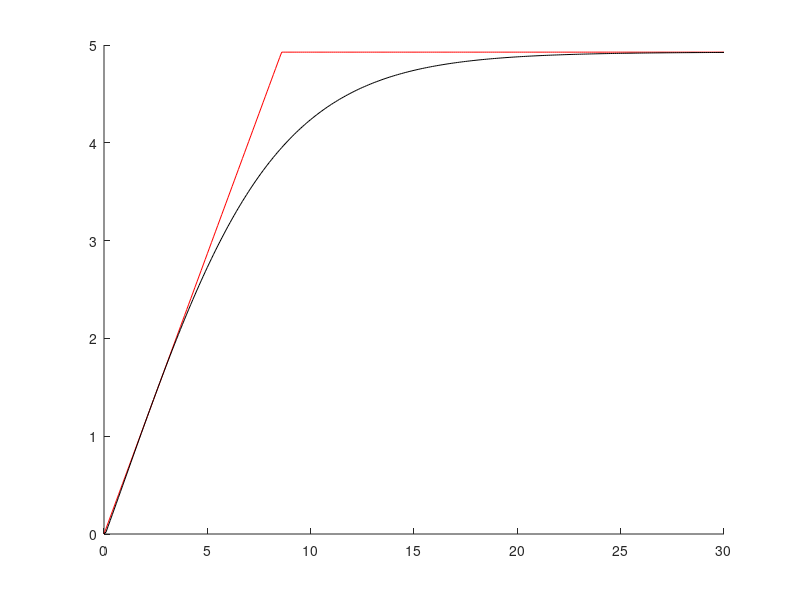

Recreate this plot in MATLAB.
% Define the nonlinear model
P0=0.064*1e-3;
Pmax=4.927*1e-3;
nu=0.29;
tau=274;
F=@(x) max(Pmax./exp(-tau*P0+nu)*((1+exp(-tau*P0+nu))./(1+exp(-tau*x+nu))-1),0);

chi_min=0; % Lower bound
chi_max=1; % Upper bound
ITER_MAX=1000; % Maximum iterations
chi=0.5; % Initial trial point
% Bisection search
for iter=1:ITER_MAX
    t=chi; % Trial point
    func=@(x) F(x)-t*x; % Difference between the model and the bound
    flag=0;
    for s=0:0.00001:0.1
        if func(s)>0
            flag=1; % Not a valid bound
        end
    end
     
    if flag==0 % A valid bound
        chi_max=t;
        chi=(chi_max+chi_min)./2;
    else % Not a valid bound, 
        chi_min=t; 
        chi=(chi_max+chi_min)./2;
    end
    
    if chi_max-chi<=0.001
        break;
    end
end
eta=chi;
% Defind the bound
G=@(x) min(Pmax,eta*x);

% Plot the result
x=0:0.1:30; % in mW
y1=zeros(length(x),1);
y2=zeros(length(x),1);
for i=1:length(x)
    y1(i)=F(x(i)*1e-3)*1e3; % in mW
    y2(i)=G(x(i)*1e-3)*1e3; % in mW
end
hold on;
plot(x,y2,'-r');
plot(x,y1,'-k');





